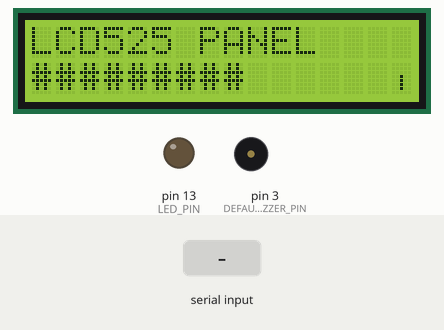
This sketch was run on a simulated Arduino Uno, built with avr-gcc and run on an emulated ATmega328P. Parts: 16×2 character LCD, output pins drawn as LEDs (lit = HIGH), buzzer (waves = sounding). The test bench sets the inputs (shaded band).

Above: at 1.3 s.
1.4 s: "X:90\n" received over Serial
3.4 s: "A:\n" received over Serial
5.3 s: "X:\n" received over Serial
8.3 s: "D:\n" received over Serial
At 13.84 s:
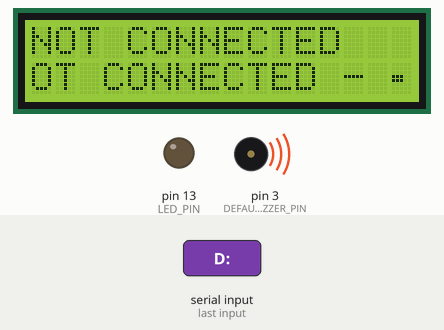
At 14.47 s:
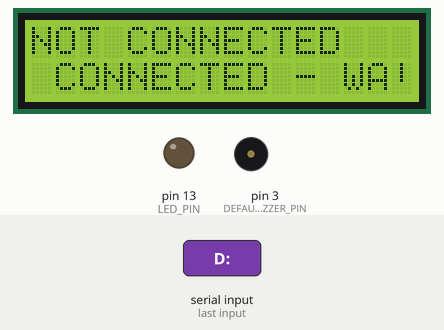
Timing chart, 0 to 14.8 s (numbered marks = the images above; inputs shaded):
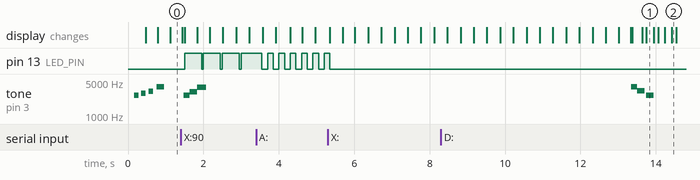

The sketch:

AVR.ino
```cpp
#include <Wire.h>
#include <LiquidCrystal_I2C.h>
#include <EEPROM.h>

LiquidCrystal_I2C lcd(0x27, 16, 2);

const int DEFAULT_BUZZER_PIN = 3;
const int LED_PIN = 13;

#define TONE_SAMPLE_RATE 32000UL

const uint8_t EE_MAGIC = 0x5A;

int buzzerPin = DEFAULT_BUZZER_PIN;
int buzzerVolume = 80;
int buzzerFreq = 2500;
int buzzerSpeed = 100;
bool buzzerPassive = true;
bool ledEnabled = true;

volatile uint8_t *tonePort = 0;
volatile uint8_t toneBit = 0;
volatile uint32_t toneCounter = 0;
volatile uint32_t tonePeriod = 0;
volatile uint32_t toneOnTime = 0;
volatile uint8_t toneActive = 0;

ISR(TIMER1_COMPA_vect) {
  if (toneActive) {
    toneCounter++;
    if (toneCounter >= tonePeriod) {
      toneCounter = 0;
    }
    if (toneCounter < toneOnTime) {
      *tonePort |= toneBit;
    } else {
      *tonePort &= ~toneBit;
    }
  }
}

const unsigned long DATA_TIMEOUT = 5000;
unsigned long lastDataTime = 0;
bool hasData = false;
bool isConnected = false;

String line1 = "";
String line2 = "";
bool screenDirty = false;

const char* scrollText = "NOT CONNECTED - WAITING FOR DATA   ";
int scrollPos = 0;
unsigned long previousScrollMillis = 0;
const int scrollSpeed = 300;

const char* BOOT_TITLE = "LCD525 PANEL";
const uint8_t SPIN_FRAMES[8][8] = {
  {0x00, 0x00, 0x00, 0x07, 0x07, 0x00, 0x00, 0x00},
  {0x00, 0x00, 0x00, 0x04, 0x06, 0x01, 0x00, 0x00},
  {0x00, 0x00, 0x00, 0x04, 0x04, 0x04, 0x04, 0x00},
  {0x00, 0x00, 0x00, 0x04, 0x06, 0x10, 0x00, 0x00},
  {0x00, 0x00, 0x00, 0x1C, 0x1C, 0x00, 0x00, 0x00},
  {0x00, 0x10, 0x08, 0x04, 0x04, 0x00, 0x00, 0x00},
  {0x04, 0x04, 0x04, 0x04, 0x04, 0x00, 0x00, 0x00},
  {0x00, 0x01, 0x02, 0x04, 0x04, 0x00, 0x00, 0x00}
};
unsigned long bootStartTime = 0;
bool bootAnimationDone = false;
unsigned long lastBootDraw = 0;
int spinIndex = 0;
unsigned long lastSpinMillis = 0;

String inputString = "";

const int MAX_STEPS = 40;
int beepDur[MAX_STEPS];
int beepRatio[MAX_STEPS];
int beepCount = 0;
int beepIndex = 0;
unsigned long beepTimer = 0;
bool beeping = false;
bool pendingConnectChime = false;

int ledLoadDuty = 0;
bool ledAlertBlink = false;
unsigned long ledTimer = 0;
unsigned long ledAlertUntil = 0;

void lcdPrintRow(int row, const String& text) {
  lcdPrintRowAt(row, 0, text, 16);
}

void lcdPrintRowAt(int row, int col, const String& text, int width) {
  lcd.setCursor(col, row);
  char buf[17];
  int n = text.length();
  int i;
  for (i = 0; i < width; i++) {
    buf[i] = (i < n) ? text[i] : ' ';
  }
  buf[width] = 0;
  lcd.print(buf);
}

void setup() {
  loadSettings();
  lcd.init();
  lcd.backlight();
  for (int i = 0; i < 8; i++) {
    lcd.createChar(i, (uint8_t*)SPIN_FRAMES[i]);
  }
  pinMode(LED_PIN, OUTPUT);
  digitalWrite(LED_PIN, LOW);
  setBuzzerPin(buzzerPin);
  toneEngineInit();
  Serial.begin(9600);
  inputString.reserve(64);
  bootStartTime = millis();
  bootAnimationDone = false;
  lastBootDraw = 0;
  startBeep("wake");
}

void loop() {
  processSerial();

  bool nowConnected = hasData && (millis() - lastDataTime <= DATA_TIMEOUT);

  if (nowConnected != isConnected) {
    isConnected = nowConnected;
    if (isConnected) {
      if (beeping) {
        pendingConnectChime = true;
      } else {
        startBeep("chime_up");
      }
      ledAlertBlink = false;
    } else {
      startBeep("chime_down");
    }
    lcd.clear();
    screenDirty = true;
  }

  unsigned long now = millis();
  bool bootActive = !bootAnimationDone && !isConnected &&
                    (now - bootStartTime < 2400UL);

  if (bootActive) {
    updateBootAnimation();
  } else if (!bootAnimationDone) {
    bootAnimationDone = true;
    if (!isConnected) {
      lcd.clear();
      previousScrollMillis = 0;
    }
  }

  if (!isConnected) {
    if (!bootActive) {
      updateScrollingText();
    }
  } else if (screenDirty) {
    lcdPrintRowAt(0, 0, line1, 16);
    lcdPrintRowAt(1, 0, line2, 15);
    screenDirty = false;
  }

  updateSpinner();
  updateBeep();
  updateLed();
}

void processSerial() {
  int nl;
  while ((nl = inputString.indexOf('\n')) >= 0 ||
         (nl = inputString.indexOf('\r')) >= 0) {
    String line = inputString.substring(0, nl);
    line.trim();
    if (line.length() > 0) {
      processInput(line);
    }
    inputString.remove(0, nl + 1);
    if (inputString.length() > 96) {
      inputString = "";
      break;
    }
  }
}

void processInput(String input) {
  lastDataTime = millis();
  hasData = true;

  if (input.startsWith("D:")) {
    String body = input.substring(2);
    int sep = body.indexOf('|');
    if (sep != -1) {
      String nl1 = body.substring(0, sep);
      String nl2 = body.substring(sep + 1);
      nl1.trim();
      nl2.trim();
      if (nl1.length() > 16) nl1 = nl1.substring(0, 16);
      if (nl2.length() > 16) nl2 = nl2.substring(0, 16);
      if (nl1 != line1 || nl2 != line2) {
        line1 = nl1;
        line2 = nl2;
        screenDirty = true;
      }
    }
  } else if (input.startsWith("A:")) {
    String mode = input.substring(2);
    mode.trim();
    startBeep(mode);
    if (ledEnabled) {
      ledAlertBlink = true;
      ledTimer = millis();
      ledAlertUntil = millis() + 2000;
      digitalWrite(LED_PIN, HIGH);
    }
  } else if (input.startsWith("B:")) {
    String mode = input.substring(2);
    mode.trim();
    startBeep(mode);
  } else if (input.startsWith("X:")) {
    ledLoadDuty = constrain(input.substring(2).toInt(), 0, 100);
  } else if (input.startsWith("P:")) {
    int p = input.substring(2).toInt();
    if (p >= 2 && p <= 13) {
      setBuzzerPin(p);
      saveSettings();
    }
  } else if (input.startsWith("V:")) {
    buzzerVolume = constrain(input.substring(2).toInt(), 0, 100);
    saveSettings();
  } else if (input.startsWith("F:")) {
    buzzerFreq = constrain(input.substring(2).toInt(), 100, 10000);
    saveSettings();
  } else if (input.startsWith("S:")) {
    buzzerSpeed = constrain(input.substring(2).toInt(), 25, 400);
    saveSettings();
  } else if (input.startsWith("T:")) {
    String t = input.substring(2);
    t.trim();
    buzzerPassive = (t == "passive");
    saveSettings();
  } else if (input.startsWith("L:")) {
    String m = input.substring(2);
    m.trim();
    if (m == "on") {
      ledEnabled = true;
    } else if (m == "off") {
      ledEnabled = false;
      ledAlertBlink = false;
      digitalWrite(LED_PIN, LOW);
    }
  } else if (input.startsWith("Q:")) {
    Serial.print("S:");
    Serial.print(buzzerPin);
    Serial.print(",");
    Serial.print(buzzerPassive ? 1 : 0);
    Serial.print(",");
    Serial.print(buzzerVolume);
    Serial.print(",");
    Serial.print(buzzerFreq);
    Serial.print(",");
    Serial.print(buzzerSpeed);
    Serial.print(",");
    Serial.println(beeping ? 1 : 0);
  }
}

void loadSettings() {
  if (EEPROM.read(0) != EE_MAGIC) {
    return;
  }
  int p = EEPROM.read(1);
  if (p >= 2 && p <= 13) {
    buzzerPin = p;
  }
  uint8_t t = EEPROM.read(2);
  if (t == 0 || t == 1) {
    buzzerPassive = (t == 1);
  }
  uint8_t v = EEPROM.read(3);
  if (v <= 100) {
    buzzerVolume = v;
  }
  uint16_t f = EEPROM.read(4) | (uint16_t)(EEPROM.read(5) << 8);
  if (f >= 100 && f <= 10000) {
    buzzerFreq = f;
  }
  uint16_t sp = EEPROM.read(6) | (uint16_t)(EEPROM.read(7) << 8);
  if (sp >= 25 && sp <= 400) {
    buzzerSpeed = sp;
  }
}

void saveSettings() {
  if (EEPROM.read(0) != EE_MAGIC) {
    EEPROM.write(0, EE_MAGIC);
  }
  if (EEPROM.read(1) != (uint8_t)buzzerPin) {
    EEPROM.write(1, (uint8_t)buzzerPin);
  }
  uint8_t pt = buzzerPassive ? 1 : 0;
  if (EEPROM.read(2) != pt) {
    EEPROM.write(2, pt);
  }
  if (EEPROM.read(3) != (uint8_t)buzzerVolume) {
    EEPROM.write(3, (uint8_t)buzzerVolume);
  }
  uint16_t curF = EEPROM.read(4) | (uint16_t)(EEPROM.read(5) << 8);
  if (curF != (uint16_t)buzzerFreq) {
    EEPROM.write(4, (uint8_t)(buzzerFreq & 0xFF));
    EEPROM.write(5, (uint8_t)((buzzerFreq >> 8) & 0xFF));
  }
  uint16_t curS = EEPROM.read(6) | (uint16_t)(EEPROM.read(7) << 8);
  if (curS != (uint16_t)buzzerSpeed) {
    EEPROM.write(6, (uint8_t)(buzzerSpeed & 0xFF));
    EEPROM.write(7, (uint8_t)((buzzerSpeed >> 8) & 0xFF));
  }
}

void setBuzzerPin(int pin) {
  buzzerPin = pin;
  tonePort = portOutputRegister(digitalPinToPort(pin));
  toneBit = digitalPinToBitMask(pin);
  pinMode(pin, OUTPUT);
  *tonePort &= ~toneBit;
}

void toneEngineInit() {
  TCCR1A = 0;
  TCCR1B = 0;
  TCNT1 = 0;
  OCR1A = (uint16_t)((F_CPU / TONE_SAMPLE_RATE) - 1);
  TCCR1B = (1 << WGM12) | (1 << CS10);
  TIMSK1 = (1 << OCIE1A);
}

void setTone(int frequency, int volume) {
  if (frequency <= 0 || volume <= 0) {
    stopTone();
    return;
  }
  uint32_t period = TONE_SAMPLE_RATE / (uint32_t)frequency;
  if (period < 2) period = 2;
  tonePeriod = period;
  toneOnTime = period * (uint32_t)volume / 200UL;
  if (toneOnTime == 0) toneOnTime = 1;
  toneCounter = 0;
  toneActive = 1;
}

void stopTone() {
  toneActive = 0;
  if (tonePort != 0) {
    *tonePort &= ~toneBit;
  }
}

void buzzerOn(int ratio) {
  if (buzzerPassive) {
    uint32_t f = (uint32_t)buzzerFreq * (uint32_t)ratio / 1000UL;
    if (f < 100) f = 100;
    setTone((int)f, buzzerVolume);
  } else {
    digitalWrite(buzzerPin, HIGH);
  }
}

void buzzerOff() {
  if (buzzerPassive) {
    stopTone();
  } else {
    digitalWrite(buzzerPin, LOW);
  }
}

void addStep(int ms, int ratio) {
  int v = ms * 100 / buzzerSpeed;
  if (v < 10) v = 10;
  beepDur[beepCount] = v;
  beepRatio[beepCount] = ratio;
  beepCount++;
}

void playStep() {
  if (beepRatio[beepIndex] <= 0) {
    buzzerOff();
  } else {
    buzzerOn(beepRatio[beepIndex]);
  }
}

void startBeep(String mode) {
  beepCount = 0;
  beepIndex = 0;
  if (mode == "short") {
    addStep(50, 1000);
  } else if (mode == "long") {
    addStep(500, 1000);
  } else if (mode == "double") {
    addStep(120, 1000); addStep(120, 0); addStep(120, 1000);
  } else if (mode == "triple") {
    addStep(100, 1000); addStep(80, 0); addStep(100, 1000);
    addStep(80, 0); addStep(100, 1000);
  } else if (mode == "rapid") {
    for (int i = 0; i < 6; i++) {
      addStep(40, 1000);
      addStep(70, 0);
    }
  } else if (mode == "chime_up") {
    addStep(150, 1000); addStep(50, 0); addStep(150, 1260);
    addStep(50, 0); addStep(200, 1498);
  } else if (mode == "chime_down") {
    addStep(150, 1498); addStep(50, 0); addStep(150, 1260);
    addStep(50, 0); addStep(200, 1000);
  } else if (mode == "siren") {
    for (int i = 0; i < 4; i++) {
      addStep(120, 1400); addStep(60, 0); addStep(120, 700); addStep(60, 0);
    }
  } else if (mode == "wake") {
    addStep(120, 1000); addStep(50, 0); addStep(120, 1122);
    addStep(50, 0); addStep(120, 1260); addStep(50, 0); addStep(180, 1498);
  } else if (mode == "buzz") {
    addStep(200, 500); addStep(80, 0); addStep(200, 500);
  } else if (mode == "notification") {
    addStep(120, 1260); addStep(60, 0); addStep(200, 1498);
  } else if (mode == "success") {
    addStep(100, 1000); addStep(40, 0); addStep(100, 1260);
    addStep(40, 0); addStep(180, 1498);
  } else if (mode == "sad") {
    addStep(160, 1498); addStep(80, 0); addStep(160, 1260);
    addStep(80, 0); addStep(160, 1000); addStep(300, 0);
  } else if (mode == "alarm") {
    for (int i = 0; i < 4; i++) {
      addStep(90, 1498); addStep(90, 700);
    }
  } else if (mode == "rising") {
    addStep(80, 1000); addStep(80, 1122); addStep(80, 1260);
    addStep(80, 1335); addStep(120, 1498);
  } else if (mode == "falling") {
    addStep(80, 1498); addStep(80, 1335); addStep(80, 1260);
    addStep(80, 1122); addStep(120, 1000);
  } else if (mode == "doorbell") {
    addStep(180, 1498); addStep(120, 0); addStep(220, 1122);
  } else if (mode == "sos") {
    for (int i = 0; i < 3; i++) { addStep(80, 1000); addStep(80, 0); }
    addStep(240, 0);
    for (int i = 0; i < 3; i++) { addStep(240, 1000); addStep(80, 0); }
    addStep(240, 0);
    for (int i = 0; i < 3; i++) { addStep(80, 1000); addStep(80, 0); }
  } else if (mode == "fanfare") {
    addStep(100, 1000); addStep(40, 0); addStep(100, 1260);
    addStep(40, 0); addStep(100, 1498); addStep(40, 0); addStep(180, 1890);
  } else if (mode == "game_over") {
    addStep(200, 1498); addStep(100, 0); addStep(200, 1260);
    addStep(100, 0); addStep(200, 1000); addStep(300, 0);
  } else {
    return;
  }
  beepTimer = millis();
  beeping = true;
  playStep();
}

void updateBeep() {
  if (!beeping) {
    if (pendingConnectChime) {
      pendingConnectChime = false;
      startBeep("chime_up");
    }
    return;
  }
  unsigned long now = millis();
  if (now - beepTimer >= (unsigned long)beepDur[beepIndex]) {
    beepIndex++;
    if (beepIndex >= beepCount) {
      buzzerOff();
      beeping = false;
      if (pendingConnectChime) {
        pendingConnectChime = false;
        startBeep("chime_up");
      }
      return;
    }
    beepTimer = now;
    playStep();
  }
}

void updateLed() {
  if (!isConnected) {
    digitalWrite(LED_PIN, LOW);
    return;
  }
  if (!ledEnabled) {
    digitalWrite(LED_PIN, LOW);
    return;
  }
  unsigned long now = millis();
  if (ledAlertBlink) {
    if (now >= ledAlertUntil) {
      ledAlertBlink = false;
    } else {
      if (now - ledTimer >= 150) {
        ledTimer = now;
        digitalWrite(LED_PIN, !digitalRead(LED_PIN));
      }
      return;
    }
  }
  unsigned long cycle = 500;
  unsigned long onTime = (unsigned long)ledLoadDuty * cycle / 100;
  unsigned long pos = now % cycle;
  digitalWrite(LED_PIN, (pos < onTime) ? HIGH : LOW);
}

void updateScrollingText() {
  unsigned long currentMillis = millis();
  if (currentMillis - previousScrollMillis >= scrollSpeed) {
    previousScrollMillis = currentMillis;
    lcd.setCursor(0, 0);
    lcd.print("NOT CONNECTED");
    lcd.setCursor(0, 1);
    String line = "";
    for (int i = 0; i < 15; i++) {
      int idx = (scrollPos + i) % strlen(scrollText);
      line += scrollText[idx];
    }
    lcd.print(line);
    scrollPos++;
    if ((unsigned int)scrollPos >= strlen(scrollText)) {
      scrollPos = 0;
    }
  }
}

void updateBootAnimation() {
  unsigned long now = millis();
  if (now - lastBootDraw < 40) {
    return;
  }
  lastBootDraw = now;
  unsigned long elapsed = now - bootStartTime;

  int titleLen = strlen(BOOT_TITLE);
  int typed = elapsed / 60;
  if (typed > titleLen) typed = titleLen;
  bool cursorOn = ((elapsed / 300) % 2) == 0;

  char buf[17];
  int i;
  for (i = 0; i < 16; i++) {
    if (i < typed) {
      buf[i] = BOOT_TITLE[i];
    } else if (i == typed && cursorOn) {
      buf[i] = '_';
    } else {
      buf[i] = ' ';
    }
  }
  buf[16] = 0;
  lcd.setCursor(0, 0);
  lcd.print(buf);

  int spin = (elapsed / 350) % 8;
  int filled = elapsed / 100;
  if (filled > 15) filled = 15;
  for (i = 0; i < 16; i++) {
    buf[i] = (i < filled) ? '#' : ' ';
  }
  buf[16] = 0;
  lcd.setCursor(0, 1);
  lcd.print(buf);
  lcd.setCursor(15, 1);
  lcd.write(spin);
}

void updateSpinner() {
  if (!bootAnimationDone) {
    return;
  }
  unsigned long now = millis();
  if (now - lastSpinMillis < 350) {
    return;
  }
  lastSpinMillis = now;
  spinIndex = (spinIndex + 1) % 8;
  lcd.setCursor(15, 1);
  lcd.write(spinIndex);
}

void serialEvent() {
  while (Serial.available()) {
    inputString += (char)Serial.read();
  }
}
```

Measured:
- after the input at 1.4 s, pin 13 (LED_PIN): alternates HIGH for 0.45 s and LOW for 0.05 s, starting after 0.10 s; tone on pin 3 (DEFAULT_BUZZER_PIN): silent → 2648 Hz after 0.08 s, → 3139 Hz 0.16 s later, → 3906 Hz 0.20 s later, → silent 0.24 s later
- after the input at 3.4 s, pin 13 (LED_PIN): alternates HIGH for 0.15 s and LOW for 0.15 s, starting after 0.15 s
- after the input at 5.3 s, pin 13 (LED_PIN): goes on until 5.4 s, then stays LOW
- by itself, tone on pin 3 (DEFAULT_BUZZER_PIN): plays 2669 Hz for 0.12 s, 2905 Hz for 0.12 s, 3197 Hz for 0.12 s, 3997 Hz for 0.20 s
